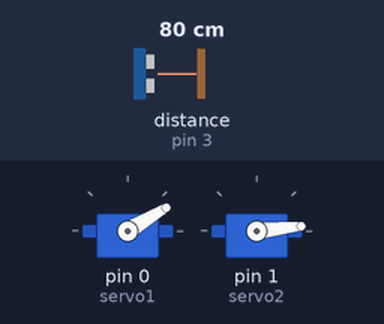
A sketch run on a simulated Arduino Uno, built with avr-gcc and run on an emulated ATmega328P. On the bench: 2 × servo. Wiring (inferred from the names in the program): ultrasonic range finder: trigger pin 2; echo pin 3; 2 × servo: signal pin 0 / signal pin 1. Inputs (shaded band) come from the test bench; at power-on: distance to the obstacle (sensor on pin 3) 80 cm. The echo pulse lasts 58.3 µs per cm; random numbers use the default seed unless the sketch sets one; servo pulses on a pin are drawn as a servo (544–2400 µs = 0–180°).

Above: at 1.2 s.
1.3 s: distance to the obstacle (sensor on pin 3) set to 10 cm
2.8 s: distance to the obstacle (sensor on pin 3) set to 7 cm
At 3.01 s:
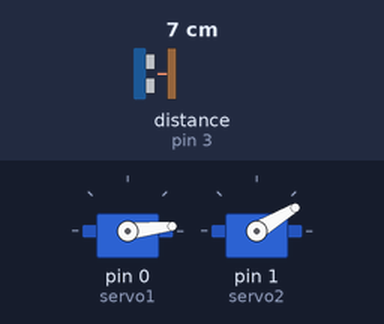
At 3.85 s:
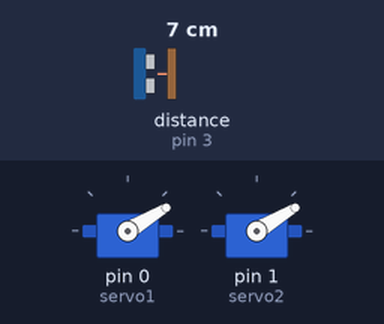
5.8 s: distance to the obstacle (sensor on pin 3) set to 9 cm
7.5 s: distance to the obstacle (sensor on pin 3) set to 2 cm
At 7.96 s:
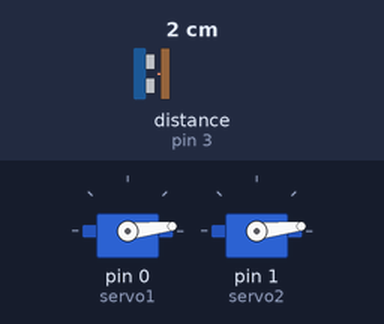
Timing chart, 0 to 11.5 s (numbered marks = the images above; inputs shaded):
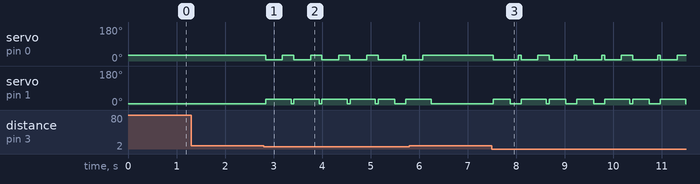

Measured:
- the behaviour switches between 9 and 8 cm on distance to the obstacle (sensor on pin 3) (found by bisection; images 0 and 1)
- after the input at 1.3 s, every drawn part: stays the same
- after the input at 2.8 s, servo on pin 0 (servo1): goes 4 × (6° 0.34 s, 31° 0.23 s), 6° 0.51 s, 31° 0.06 s, then 6°, starting at once; servo on pin 1 (servo2): goes 4 × (31° 0.52 s, 6° 0.06 s), 31° 0.34 s, 6° 0.23 s, then 31°, starting at once

The sketch:

Sonar_HackEbot_with_Servos.ino
```cpp
const int servo1 = 0;  // Servo control line (orange) on Trinket Pin #0
const int servo2 = 1;   // Servo control line (orange) on Trinket Pin #1
const int sonarTrig = 2;   // Connect the sonar signal pin to this pin on the Trinket.
const int sonarEcho = 3;

// Number in cm when the rover will reverse and try to navigate around.
const int obstacle = 8;

// Duration of a ping, distance in inches, distance converted to cm.
long duration, inches, cm;

//For delayMicroseconds: Half way is 745. +745 gose CW, -745 gose CCW
// 604 microseconds at 30 times = CW 360%
// 876 microseconds at 30 times = CCW 360%
const int turnCW = 604;
const int turnCCW = 856;

int var = 0;  // Used to loop the servo movements
int randNumber = 0;  // Used to choose a direction to turn

void setup()
{
  pinMode(servo1, OUTPUT);
  pinMode(servo2, OUTPUT);
  pinMode(sonarTrig, OUTPUT);
  pinMode(sonarEcho, INPUT);
}

void Go_forward(){ // Drive drive forward
    // Start to turn the left wheel CCW.
    digitalWrite(servo1, HIGH);
    delayMicroseconds(turnCCW);
    digitalWrite(servo1, LOW);
    // Start to turn the right wheel CW.
    digitalWrite(servo2, HIGH);
    delayMicroseconds(turnCW);
    digitalWrite(servo2, LOW);
    delay(10);
}
void Go_backward(){ // Drive drive backward
    // Start to turn the left wheel CW.
    digitalWrite(servo1, HIGH);
    delayMicroseconds(turnCW);
    digitalWrite(servo1, LOW);
    // Start to turn the right wheel CCW.
    digitalWrite(servo2, HIGH);
    delayMicroseconds(turnCCW);
    digitalWrite(servo2, LOW);
    delay(10);
}
void TurnL(){ // Turn Left
    // Start to turn the left wheel CCW.
    digitalWrite(servo1, HIGH);
    delayMicroseconds(turnCCW);
    digitalWrite(servo1, LOW);
    // Start to turn the right wheel CCW.
    digitalWrite(servo2, HIGH);
    delayMicroseconds(turnCCW);
    digitalWrite(servo2, LOW);
    delay(10);
}
void TurnR(){ // Turn Right
    // Start to turn the left wheel CW.
    digitalWrite(servo1, HIGH);
    delayMicroseconds(turnCW);
    digitalWrite(servo1, LOW);
    // Start to turn the right wheel CW.
    digitalWrite(servo2, HIGH);
    delayMicroseconds(turnCW);
    digitalWrite(servo2, LOW);
    delay(10);
}
void SonarPing() {
  /* The PING))) is triggered by a HIGH pulse of 2 or more microseconds.
  Give a short LOW pulse beforehand to ensure a clean HIGH pulse:*/
  digitalWrite(sonarTrig, LOW);
  delayMicroseconds(2);
  digitalWrite(sonarTrig, HIGH);
  delayMicroseconds(5);
  digitalWrite(sonarTrig, LOW);
  /* The sonarEcho pin is used to read the signal from the PING))): a HIGH
  pulse whose duration is the time (in microseconds) from the sending
  of the ping to the reception of its echo off of an object.*/
  duration = pulseIn(sonarEcho, HIGH);

  // convert the time into a distance.
  inches = microsecondsToInches(duration);
  cm = microsecondsToCentimeters(duration);

  if ( cm < obstacle ) {
    // back_track * delay(15) = distance the rover will back-up during
    // obstacle avoidance.
      var = 0;
      while(var < 30){
        Go_backward();
        var++;
      }
      var = 0;
      randNumber = random(200);
      if (randNumber < 99) {
        while(var < 15){
          TurnL();
          var++;
          }
      } else {
        while(var < 15){
          TurnR();
          var++;
        }
      }
    }
}

/* The Hack-E-Bot can now be programmed to move by giving it instructions like:
Go_forward(); -- to drive forward
Go_backward(); -- to drive backward
TurnR(); -- to turn right
TurnL(); -- to turn left
*/
void loop()
{
   SonarPing();
   //SonarScan();
  var = 0;
  while(var < 5){
    Go_forward();
    var++;
    }
}

long microsecondsToInches(long microseconds)
{
  // According to Parallax's datasheet for the PING))), there are
  // 73.746 microseconds per inch (i.e. sound travels at 1130 feet per
  // second).  This gives the distance travelled by the ping, outbound
  // and return, so we divide by 2 to get the distance of the obstacle.
  // See: http://www.parallax.com/dl/docs/prod/acc/28015-PING-v1.3.pdf
  return microseconds / 74 / 2;
}

long microsecondsToCentimeters(long microseconds)
{
  // The speed of sound is 340 m/s or 29 microseconds per centimeter.
  // The ping travels out and back, so to find the distance of the
  // object we take half of the distance travelled.
  return microseconds / 29 / 2;
}
```
